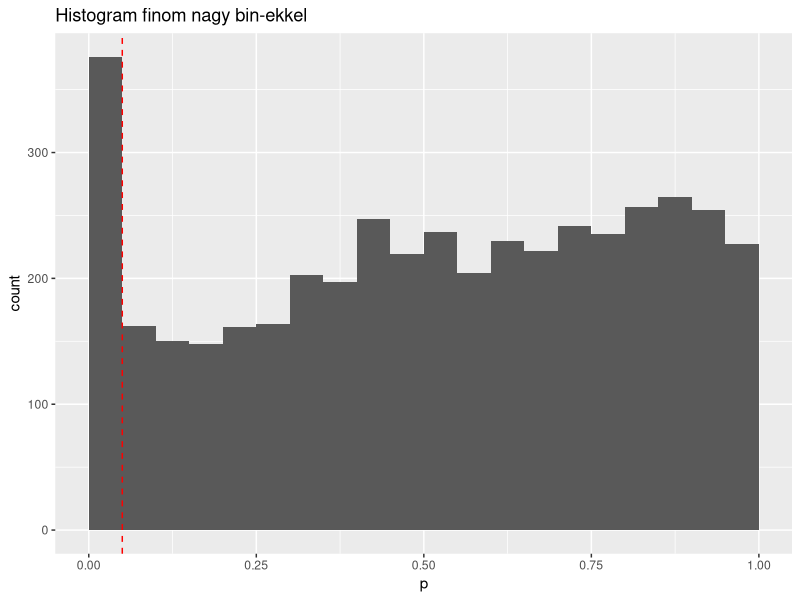
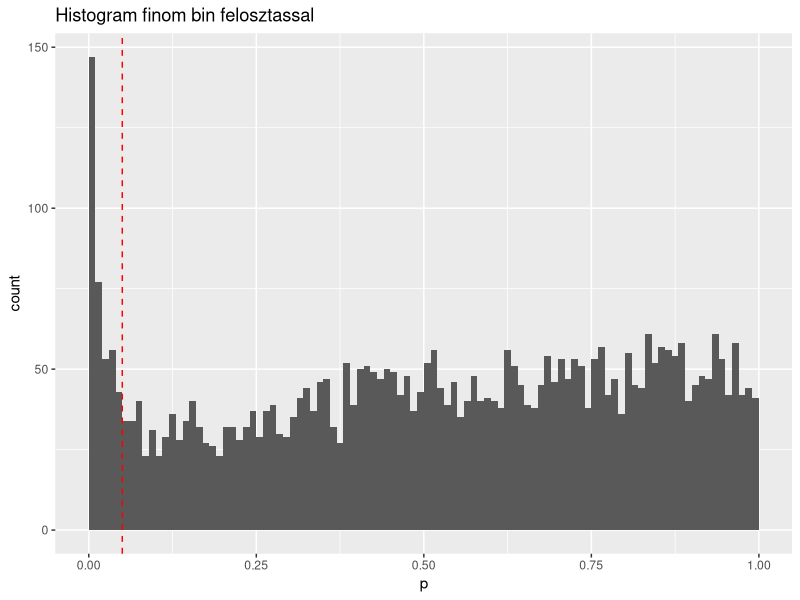
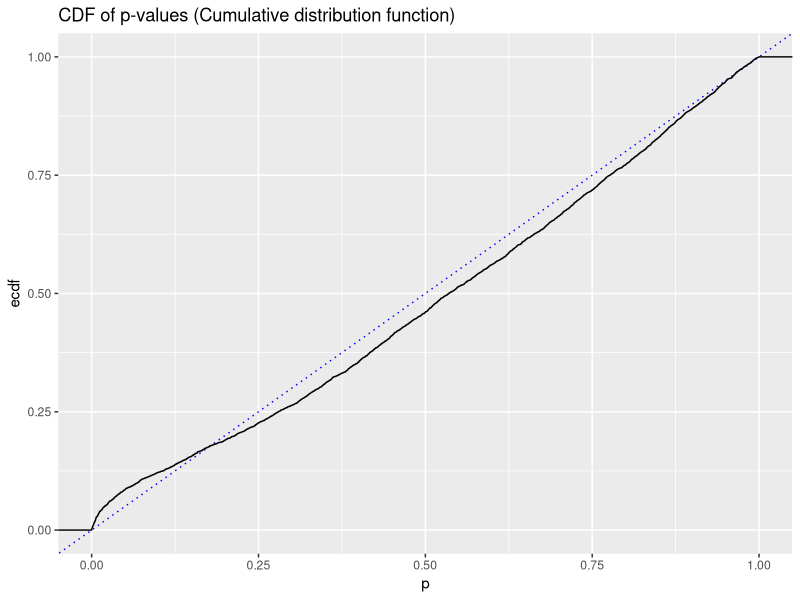
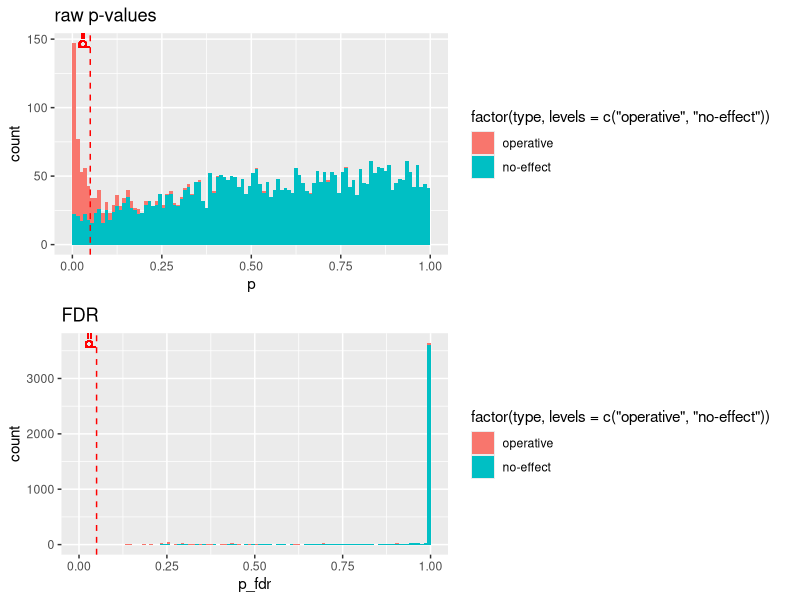

These figures' R source, in order:

library("tidyverse")

rm(list=ls())

mean_NT<-1.2
sigma_NT<-0.15

mean_AMP<-0.25
sigma_AMP<-0.8

N_noEffect<-4000
N_effect<-400

od_NT<-rnorm(10,mean = mean_NT, sd = sigma_NT)

tbl1<-tibble( experiment_id=character(),p=numeric(), type=character())
for( i in 1:N_noEffect)
{
#  od_NT<-rnorm(4,mean = mean_NT, sd = sigma_NT)
  od_AMP<-rnorm(5,mean = mean_NT, sd = sigma_NT)
  
  result_of_t_test<-t.test(od_AMP,od_NT,alternative =  "less")
  tbl1<-tbl1 %>%  add_row(experiment_id=sprintf("exp_%03i",i),p=result_of_t_test$p.value, type="no-effect" )
}

for( i in N_noEffect+(1:N_effect))
{
 # od_NT<-rnorm(4,mean = mean_NT, sd = sigma_NT)
  od_AMP<-rnorm(5,mean = mean_AMP, sd = sigma_AMP)
  
  result_of_t_test<-t.test(od_AMP,od_NT,alternative =  "less")
  tbl1<-tbl1 %>%  add_row(experiment_id=sprintf("exp_%03i",i),p=result_of_t_test$p.value, type="operative" )
}


tbl1 %>% ggplot(aes(x=p))+
  geom_histogram(breaks=seq(from=0, to=1, by = 0.05)) +
  geom_vline(xintercept = 0.05, color="red" , linetype="dashed")+
  labs(title = "Histogram finom nagy bin-ekkel")

tbl1 %>%  ggplot(aes(x=p))+
  geom_histogram(breaks=seq(from=0, to=1, by = 0.01)) +
  geom_vline(xintercept = 0.05, color="red" , linetype="dashed")+
  labs(title = "Histogram finom bin felosztassal")

tbl1 %>%  ggplot(aes(x=p)) +
  geom_abline(color="blue", linetype="dotted")+stat_ecdf() +
  labs(title = "CDF of p-values (Cumulative distribution function)")


tbl1<-tbl1 %>% 
  dplyr::mutate(p_fdr=p.adjust(p, method = "fdr")) %>%
  mutate(significant=ifelse(p<0.05,"significant","non-significant")) %>%
  mutate(significant_fdr=ifelse(p_fdr<0.05,"significant_after_fdr","non-significant_after_fdr"))

tbl1<-tbl1 %>% 
  mutate(ok=case_when(
    (significant=="significant" &  type=="operative") ~ "True-Positive",
    (significant=="significant" &  type=="no-effect") ~ "False-Positive",
    (significant=="non-significant" &  type=="operative") ~ "False-Negative",
    (significant=="non-significant" &  type=="no-effect") ~ "True-Negative"))


tbl1<-tbl1 %>% 
  mutate(ok_fdr=case_when(
    (significant_fdr=="significant_after_fdr" &  type=="operative") ~ "True-Positive",
    (significant_fdr=="significant_after_fdr" &  type=="no-effect") ~ "False-Positive",
    (significant_fdr=="non-significant_after_fdr" &  type=="operative") ~ "False-Negative",
    (significant_fdr=="non-significant_after_fdr" &  type=="no-effect") ~ "True-Negative"))

my_colors_1<-c(
  "True-Negative"="blue",
  "False-Positive"="red",
  "True-Positive"="darkblue",
  "False-Negative"="purple"
)
# 
# cowplot::plot_grid(
#   
#   tbl1 %>% ggplot()+
#     geom_mosaic(aes(x = product(significant, type ), fill=ok), na.rm=TRUE)+
#     coord_equal()+
#     scale_fill_manual(values = my_colors_1),
#   
#   tbl1 %>% ggplot()+
#     geom_mosaic(aes(x = product(type,significant_fdr ), fill=ok_fdr), na.rm=TRUE)+
#     coord_equal()+
#     scale_fill_manual(values = my_colors_1)+
#     labs(x="dd"),
#   
#   
#   ncol=2)


cowplot::plot_grid(
  
  
  tbl1 %>% ggplot(aes(x=p, fill=factor(type,levels =c("operative","no-effect") ))) +  
    geom_histogram(breaks=seq(from=0, to=1, by = 0.01)) +
    geom_vline(xintercept = 0.05, color="red" , linetype="dashed")+
    geom_text(x = 0.05, y=0,label= "p=0.05",  color="red", angle=90, hjust=-4, vjust=-0.3)+
    labs(title="raw p-values") ,
  
  
  tbl1 %>% ggplot(aes(x=p_fdr, fill=factor(type,levels =c("operative","no-effect") ))) +  
    geom_histogram(breaks=seq(from=0, to=1, by = 0.01)) +
    geom_vline(xintercept = 0.05, color="red" , linetype="dashed")+
    geom_text(x = 0.05, y=0,label= "p=0.05",  color="red", angle=90, hjust=-4, vjust=-0.3)+
    labs(title="FDR") ,
  ncol=1
)
